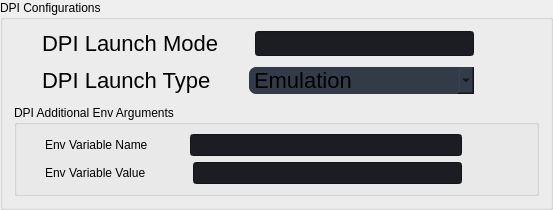
           <widget class="QGroupBox" name="DPIConf_groupbox">
            <property name="title">
             <string>DPI Configurations</string>
            </property>
            <layout class="QVBoxLayout" name="verticalLayout_8">
             <item>
              <layout class="QHBoxLayout" name="DPILaunchModeHLayout">
               <item>
                <spacer name="DPILaunchMode_HSpacer_right">
                 <property name="orientation">
                  <enum>Qt::Horizontal</enum>
                 </property>
                 <property name="sizeHint" stdset="0">
                  <size>
                   <width>28</width>
                   <height>20</height>
                  </size>
                 </property>
                </spacer>
               </item>
               <item>
                <widget class="QLabel" name="DPILaunchMode_label">
                 <property name="sizePolicy">
                  <sizepolicy hsizetype="Preferred" vsizetype="Preferred">
                   <horstretch>8</horstretch>
                   <verstretch>0</verstretch>
                  </sizepolicy>
                 </property>
                 <property name="styleSheet">
                  <string notr="true">font-size:22px;
font:normal</string>
                 </property>
                 <property name="text">
                  <string>DPI Launch Mode</string>
                 </property>
                </widget>
               </item>
               <item>
                <spacer name="DPILaunchMode_HSpacer_mid">
                 <property name="orientation">
                  <enum>Qt::Horizontal</enum>
                 </property>
                 <property name="sizeHint" stdset="0">
                  <size>
                   <width>30</width>
                   <height>20</height>
                  </size>
                 </property>
                </spacer>
               </item>
               <item>
                <widget class="QLineEdit" name="DPILaunchMode_lineEdit">
                 <property name="sizePolicy">
                  <sizepolicy hsizetype="Expanding" vsizetype="Expanding">
                   <horstretch>20</horstretch>
                   <verstretch>0</verstretch>
                  </sizepolicy>
                 </property>
                 <property name="styleSheet">
                  <string notr="true">background-color: #1b1d23;
</string>
                 </property>
                </widget>
               </item>
               <item>
                <spacer name="DPILaunchMode_HSpacer_left">
                 <property name="orientation">
                  <enum>Qt::Horizontal</enum>
                 </property>
                 <property name="sizeHint" stdset="0">
                  <size>
                   <width>65</width>
                   <height>20</height>
                  </size>
                 </property>
                </spacer>
               </item>
              </layout>
             </item>
             <item>
              <layout class="QHBoxLayout" name="DPILaunchType_HLayout">
               <property name="topMargin">
                <number>5</number>
               </property>
               <property name="bottomMargin">
                <number>5</number>
               </property>
               <item>
                <spacer name="DPILaunchType_HSpacer_left">
                 <property name="orientation">
                  <enum>Qt::Horizontal</enum>
                 </property>
                 <property name="sizeHint" stdset="0">
                  <size>
                   <width>28</width>
                   <height>20</height>
                  </size>
                 </property>
                </spacer>
               </item>
               <item>
                <widget class="QLabel" name="DPILaunchType_label">
                 <property name="sizePolicy">
                  <sizepolicy hsizetype="Preferred" vsizetype="Preferred">
                   <horstretch>8</horstretch>
                   <verstretch>20</verstretch>
                  </sizepolicy>
                 </property>
                 <property name="styleSheet">
                  <string notr="true">font-size:22px;
font:normal</string>
                 </property>
                 <property name="text">
                  <string>DPI Launch Type</string>
                 </property>
                </widget>
               </item>
               <item>
                <spacer name="DPILaunchType_HSpacer_mid">
                 <property name="orientation">
                  <enum>Qt::Horizontal</enum>
                 </property>
                 <property name="sizeHint" stdset="0">
                  <size>
                   <width>32</width>
                   <height>20</height>
                  </size>
                 </property>
                </spacer>
               </item>
               <item>
                <widget class="QComboBox" name="DPILaunchType_comboBox">
                 <property name="sizePolicy">
                  <sizepolicy hsizetype="Preferred" vsizetype="Expanding">
                   <horstretch>20</horstretch>
                   <verstretch>0</verstretch>
                  </sizepolicy>
                 </property>
                 <property name="styleSheet">
                  <string notr="true">background-color:#343b48;
font:normal;
font-size:22px;
border-radius:7px;</string>
                 </property>
                 <item>
                  <property name="text">
                   <string>Emulation</string>
                  </property>
                 </item>
                 <item>
                  <property name="text">
                   <string>Simulation</string>
                  </property>
                 </item>
                 <item>
                  <property name="text">
                   <string>Emulation_Velclkgen</string>
                  </property>
                 </item>
                 <item>
                  <property name="text">
                   <string>Simulation_Velclkgen</string>
                  </property>
                 </item>
                </widget>
               </item>
               <item>
                <spacer name="DPILaunchType_HSpacer_right">
                 <property name="orientation">
                  <enum>Qt::Horizontal</enum>
                 </property>
                 <property name="sizeHint" stdset="0">
                  <size>
                   <width>65</width>
                   <height>20</height>
                  </size>
                 </property>
                </spacer>
               </item>
              </layout>
             </item>
             <item>
              <widget class="QGroupBox" name="DPIAdditionalArg_groupBox">
               <property name="title">
                <string>DPI Additional Env Arguments</string>
               </property>
               <layout class="QVBoxLayout" name="verticalLayout_10">
                <item>
                 <layout class="QHBoxLayout" name="EnvVarName_Hlayout">
                  <item>
                   <spacer name="EnvVarName_HSpacer_left">
                    <property name="orientation">
                     <enum>Qt::Horizontal</enum>
                    </property>
                    <property name="sizeHint" stdset="0">
                     <size>
                      <width>19</width>
                      <height>20</height>
                     </size>
                    </property>
                   </spacer>
                  </item>
                  <item>
                   <widget class="QLabel" name="EnvVarName_label">
                    <property name="sizePolicy">
                     <sizepolicy hsizetype="Preferred" vsizetype="Preferred">
                      <horstretch>8</horstretch>
                      <verstretch>0</verstretch>
                     </sizepolicy>
                    </property>
                    <property name="text">
                     <string>Env Variable Name</string>
                    </property>
                   </widget>
                  </item>
                  <item>
                   <spacer name="EnvVarName_HSpacer_mid">
                    <property name="orientation">
                     <enum>Qt::Horizontal</enum>
                    </property>
                    <property name="sizeHint" stdset="0">
                     <size>
                      <width>30</width>
                      <height>20</height>
                     </size>
                    </property>
                   </spacer>
                  </item>
                  <item>
                   <widget class="QLineEdit" name="EnvVarName_HSpacer_mid_lineEdit">
                    <property name="sizePolicy">
                     <sizepolicy hsizetype="Expanding" vsizetype="Fixed">
                      <horstretch>20</horstretch>
                      <verstretch>0</verstretch>
                     </sizepolicy>
                    </property>
                    <property name="styleSheet">
                     <string notr="true">background-color: #1b1d23;
</string>
                    </property>
                   </widget>
                  </item>
                  <item>
                   <spacer name="EnvVarName_HSpacer_right">
                    <property name="orientation">
                     <enum>Qt::Horizontal</enum>
                    </property>
                    <property name="sizeHint" stdset="0">
                     <size>
                      <width>65</width>
                      <height>20</height>
                     </size>
                    </property>
                   </spacer>
                  </item>
                 </layout>
                </item>
                <item>
                 <layout class="QHBoxLayout" name="EnvVarValue_Hlayout">
                  <item>
                   <spacer name="EnvVarValue_HSpacer_left">
                    <property name="orientation">
                     <enum>Qt::Horizontal</enum>
                    </property>
                    <property name="sizeHint" stdset="0">
                     <size>
                      <width>19</width>
                      <height>20</height>
                     </size>
                    </property>
                   </spacer>
                  </item>
                  <item>
                   <widget class="QLabel" name="EnvVarValue_label">
                    <property name="sizePolicy">
                     <sizepolicy hsizetype="Preferred" vsizetype="Preferred">
                      <horstretch>8</horstretch>
                      <verstretch>0</verstretch>
                     </sizepolicy>
                    </property>
                    <property name="text">
                     <string>Env Variable Value</string>
                    </property>
                   </widget>
                  </item>
                  <item>
                   <spacer name="EnvVarValue_HSpacer_mid">
                    <property name="orientation">
                     <enum>Qt::Horizontal</enum>
                    </property>
                    <property name="sizeHint" stdset="0">
                     <size>
                      <width>34</width>
                      <height>20</height>
                     </size>
                    </property>
                   </spacer>
                  </item>
                  <item>
                   <widget class="QLineEdit" name="EnvVarValue_lineEdit">
                    <property name="sizePolicy">
                     <sizepolicy hsizetype="Expanding" vsizetype="Fixed">
                      <horstretch>20</horstretch>
                      <verstretch>0</verstretch>
                     </sizepolicy>
                    </property>
                    <property name="styleSheet">
                     <string notr="true">background-color: #1b1d23;
</string>
                    </property>
                   </widget>
                  </item>
                  <item>
                   <spacer name="EnvVarValue_HSpacer_right">
                    <property name="orientation">
                     <enum>Qt::Horizontal</enum>
                    </property>
                    <property name="sizeHint" stdset="0">
                     <size>
                      <width>65</width>
                      <height>20</height>
                     </size>
                    </property>
                   </spacer>
                  </item>
                 </layout>
                </item>
               </layout>
              </widget>
             </item>
            </layout>
           </widget>
